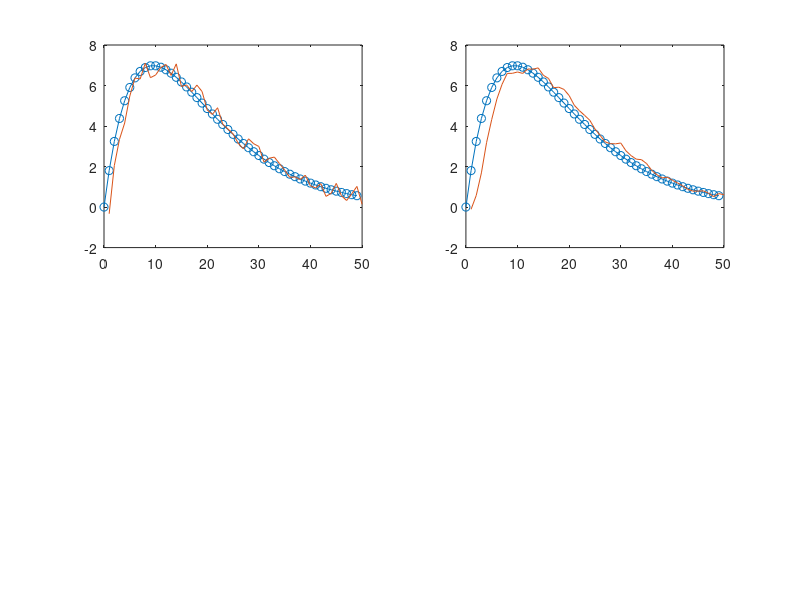

Write MATLAB code to recreate this figure.
clc;
clearvars;

M=3;
temp = 0;
n = 0:49;
x = 2.*n.*(0.9.^(n));
subplot(2,2,1)
plot(n,x,'-o');
hold on
noise = rand(1,50)-.5; %rand usually gives random numbers from 0 to 1
%now it will give random numbers of 0.5 to -0.5
y = x + noise;
plot(y);
hold off

z = zeros(1,length(n));
%for initial values
for i = 1:M-1
    z(i) = y(i)/M + temp;
    temp = z(i);
end
temp = 0;
for i = M:length(n)
    for j = 0:M-1
    z(i) = y(i-j)/M + temp;
    temp = z(i);
    end
    temp = 0;
end

   

subplot(2,2,2)
plot(n,x,'-o');
hold on
plot(z)
hold off
